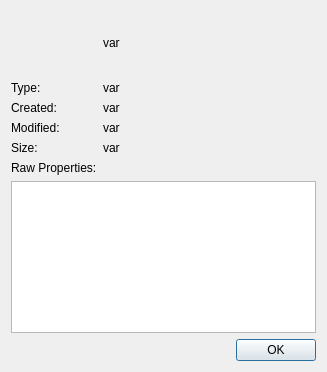
<?xml version="1.0" encoding="UTF-8"?>
<ui version="4.0">
 <class>PropertiesDialog</class>
 <widget class="QDialog" name="PropertiesDialog">
  <property name="geometry">
   <rect>
    <x>0</x>
    <y>0</y>
    <width>327</width>
    <height>372</height>
   </rect>
  </property>
  <property name="windowTitle">
   <string>Properties</string>
  </property>
  <layout class="QGridLayout" name="gridLayout">
   <item row="0" column="0">
    <widget class="QLabel" name="iconLabel">
     <property name="minimumSize">
      <size>
       <width>64</width>
       <height>64</height>
      </size>
     </property>
     <property name="maximumSize">
      <size>
       <width>64</width>
       <height>64</height>
      </size>
     </property>
     <property name="text">
      <string/>
     </property>
    </widget>
   </item>
   <item row="0" column="1">
    <widget class="QLabel" name="nameLabel">
     <property name="styleSheet">
      <string notr="true">font: 14pt &quot;DejaVu Sans&quot;;</string>
     </property>
     <property name="text">
      <string>var</string>
     </property>
    </widget>
   </item>
   <item row="1" column="0">
    <widget class="QLabel" name="typeTLabel">
     <property name="text">
      <string>Type:</string>
     </property>
    </widget>
   </item>
   <item row="1" column="1">
    <widget class="QLabel" name="typeLabel">
     <property name="text">
      <string>var</string>
     </property>
    </widget>
   </item>
   <item row="2" column="0">
    <widget class="QLabel" name="createAtTLabel">
     <property name="text">
      <string>Created:</string>
     </property>
    </widget>
   </item>
   <item row="2" column="1">
    <widget class="QLabel" name="createdAtLabel">
     <property name="text">
      <string>var</string>
     </property>
    </widget>
   </item>
   <item row="3" column="0">
    <widget class="QLabel" name="lastModifiedTLabel">
     <property name="text">
      <string>Modified: </string>
     </property>
    </widget>
   </item>
   <item row="3" column="1">
    <widget class="QLabel" name="lastModifiedLabel">
     <property name="text">
      <string>var</string>
     </property>
    </widget>
   </item>
   <item row="4" column="0">
    <widget class="QLabel" name="sizeTLabel">
     <property name="text">
      <string>Size:</string>
     </property>
    </widget>
   </item>
   <item row="4" column="1">
    <widget class="QLabel" name="sizeLabel">
     <property name="text">
      <string>var</string>
     </property>
    </widget>
   </item>
   <item row="5" column="0">
    <widget class="QLabel" name="propertiesLabel">
     <property name="text">
      <string>Raw Properties:</string>
     </property>
    </widget>
   </item>
   <item row="6" column="0" colspan="3">
    <widget class="QTextEdit" name="textEdit">
     <property name="readOnly">
      <bool>true</bool>
     </property>
    </widget>
   </item>
   <item row="7" column="2">
    <widget class="QDialogButtonBox" name="buttonBox">
     <property name="orientation">
      <enum>Qt::Horizontal</enum>
     </property>
     <property name="standardButtons">
      <set>QDialogButtonBox::Ok</set>
     </property>
    </widget>
   </item>
  </layout>
 </widget>
 <resources/>
 <connections>
  <connection>
   <sender>buttonBox</sender>
   <signal>accepted()</signal>
   <receiver>PropertiesDialog</receiver>
   <slot>accept()</slot>
   <hints>
    <hint type="sourcelabel">
     <x>248</x>
     <y>254</y>
    </hint>
    <hint type="destinationlabel">
     <x>157</x>
     <y>274</y>
    </hint>
   </hints>
  </connection>
  <connection>
   <sender>buttonBox</sender>
   <signal>rejected()</signal>
   <receiver>PropertiesDialog</receiver>
   <slot>reject()</slot>
   <hints>
    <hint type="sourcelabel">
     <x>316</x>
     <y>260</y>
    </hint>
    <hint type="destinationlabel">
     <x>286</x>
     <y>274</y>
    </hint>
   </hints>
  </connection>
 </connections>
</ui>
